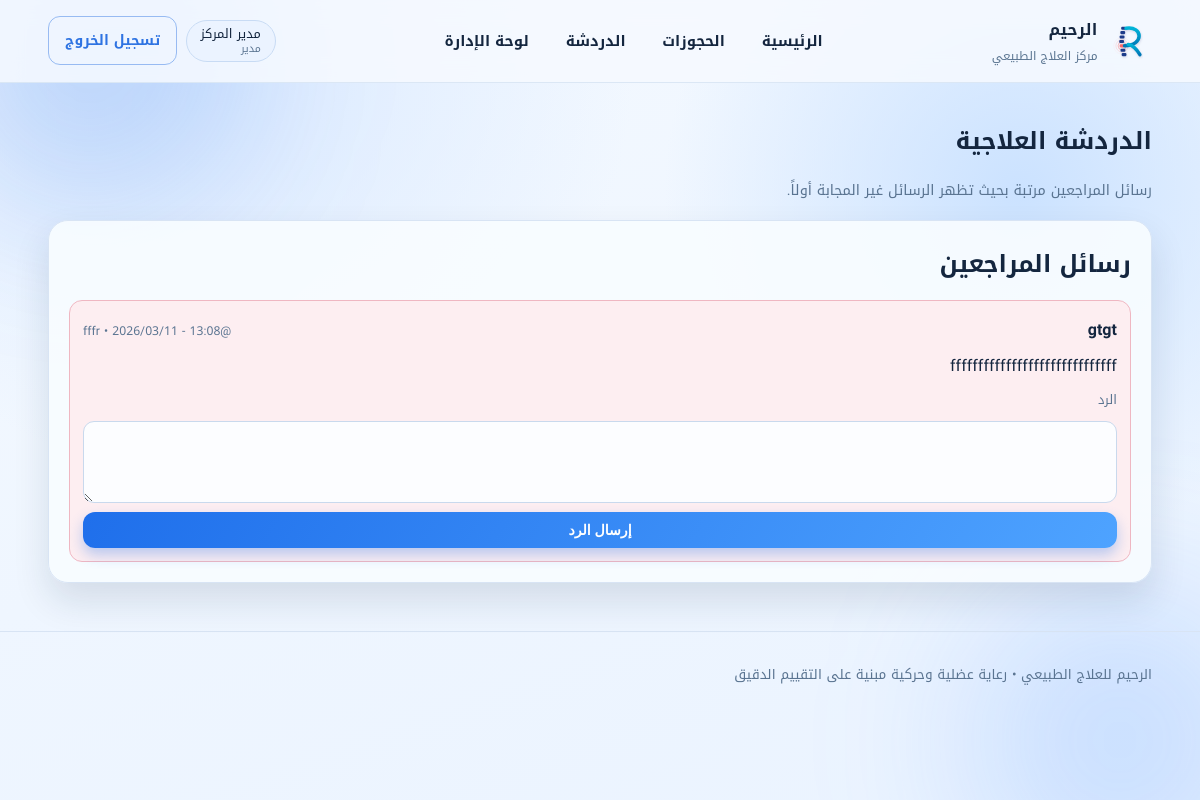
The page /chat (signed in) on the database its author committed.
### tables this page shows
CREATE TABLE users (
            id INTEGER PRIMARY KEY AUTOINCREMENT,
            full_name TEXT NOT NULL,
            username TEXT NOT NULL UNIQUE,
            password_hash TEXT NOT NULL,
            role TEXT NOT NULL CHECK (role IN ('patient', 'admin')),
            created_at TEXT NOT NULL
        );

CREATE TABLE messages (
            id INTEGER PRIMARY KEY AUTOINCREMENT,
            user_id INTEGER NOT NULL,
            body TEXT NOT NULL,
            response TEXT,
            status TEXT NOT NULL DEFAULT 'pending' CHECK (status IN ('pending', 'answered')),
            created_at TEXT NOT NULL,
            responded_at TEXT,
            responded_by INTEGER,
            FOREIGN KEY (user_id) REFERENCES users(id),
            FOREIGN KEY (responded_by) REFERENCES users(id)
        );

### app.py (the view, shortened to what this page needs)
@app.route("/chat", methods=["GET", "POST"])
@login_required
def chat():
    db = get_db()
    if current_user.role == "admin":
        messages = db.execute(
            """
            SELECT
                m.id,
                m.body,
                m.response,
                m.status,
                m.created_at,
                m.responded_at,
                u.full_name,
                u.username
            FROM messages m
            JOIN users u ON u.id = m.user_id
            ORDER BY
                CASE WHEN m.status = 'pending' THEN 0 ELSE 1 END,
                m.created_at DESC
            """
        ).fetchall()
        return render_template("chat.html", messages=messages, has_pending=False)

### app.py (called while the page is built)
@login_manager.user_loader
def load_user(user_id: str) -> User | None:
    return User.get(user_id)

def get_db() -> sqlite3.Connection:
    if "db" not in g:
        g.db = sqlite3.connect(DB_PATH)
        g.db.row_factory = sqlite3.Row
    return g.db

@app.template_filter("dt_ar")
def dt_ar_filter(value: str) -> str:
    if not value:
        return "-"
    try:
        dt = datetime.fromisoformat(value)
        return dt.strftime("%Y/%m/%d - %H:%M")
    except ValueError:
        return value

    @staticmethod
    def from_row(row: sqlite3.Row) -> "User":
        return User(
            user_id=row["id"],
            full_name=row["full_name"],
            username=row["username"],
            role=row["role"],
        )

    @staticmethod
    def get(user_id: str) -> "User | None":
        db = get_db()
        row = db.execute(
            "SELECT id, full_name, username, role FROM users WHERE id = ?",
            (user_id,),
        ).fetchone()
        return User.from_row(row) if row else None

### templates/chat.html (shortened to what this page needs)
{% extends "base.html" %}
{% block content %}
<section class="section-head" data-reveal>
  <h1>الدردشة العلاجية</h1>
  {% if current_user.role == 'admin' %}
  <p>رسائل المراجعين مرتبة بحيث تظهر الرسائل غير المجابة أولاً.</p>
  {% else %}
  <p>يمكنك إرسال رسالة واحدة فقط حتى يصلك الرد من الإدارة.</p>
  {% endif %}
</section>
{% if current_user.role == 'admin' %}
<section class="panel" data-reveal>
  <h2>رسائل المراجعين</h2>
  {% if messages %}
  <div class="messages-admin">
    {% for msg in messages %}
    <article class="message-admin-card {{ 'pending' if msg.status == 'pending' else 'answered' }}">
      <header>
        <strong>{{ msg.full_name }}</strong>
        <small>@{{ msg.username }} • {{ msg.created_at|dt_ar }}</small>
      </header>
      <p class="message-body">{{ msg.body }}</p>
      {% if msg.status == 'pending' %}
      <form method="post" action="{{ url_for('respond_message', message_id=msg.id) }}">
        <label for="response-{{ msg.id }}">الرد</label>
        <textarea id="response-{{ msg.id }}" name="response" rows="2" required></textarea>
        <button class="btn" type="submit">إرسال الرد</button>
      </form>
      {% else %}
      <div class="answer-box">
        <h4>رد الإدارة</h4>
        <p>{{ msg.response }}</p>
        <small>{{ msg.responded_at|dt_ar }}</small>
      </div>
      {% endif %}
    </article>
    {% endfor %}
  </div>
  {% else %}
  <p class="empty-state">لا توجد رسائل حالياً.</p>
  {% endif %}
</section>
{% endif %}
{% endblock %}

### templates/base.html (shortened to what this page needs)
<!doctype html>
<html lang="ar" dir="rtl">
  <head>
    <link rel="stylesheet" href="{{ url_for('static', filename='css/style.css') }}" />
  </head>
  <body>
    <div class="bg-orb bg-orb-a" aria-hidden="true"></div>
    <div class="bg-orb bg-orb-b" aria-hidden="true"></div>
    <header class="site-header">
      <div class="container nav-wrap">
        <a href="{{ url_for('home') }}" class="brand">
          <img src="{{ url_for('static', filename='images/r-logo.svg') }}" alt="شعار الرحيم بشكل جسم إنسان وعمود فقري" class="brand-logo" />
          <div>
            <strong>الرحيم</strong>
            <span>مركز العلاج الطبيعي</span>
          </div>
        </a>
        <nav class="site-nav">
          <a href="{{ url_for('home') }}">الرئيسية</a>
          {% if current_user.is_authenticated %}
          <a href="{{ url_for('reservations') }}">الحجوزات</a>
          <a href="{{ url_for('chat') }}">الدردشة</a>
          {% if current_user.role == 'admin' %}
          <a href="{{ url_for('admin_dashboard') }}">لوحة الإدارة</a>
          {% endif %}
          {% endif %}
        </nav>
        <div class="account-zone">
          {% if current_user.is_authenticated %}
          <span class="account-pill">
            {{ current_user.full_name }}
            <small>{{ 'مدير' if current_user.role == 'admin' else 'مراجع' }}</small>
          </span>
          <a class="btn ghost" href="{{ url_for('logout') }}">تسجيل الخروج</a>
          {% else %}
          <a class="btn ghost" href="{{ url_for('register') }}">حساب جديد</a>
          <a class="btn" href="{{ url_for('login') }}">دخول</a>
          {% endif %}
        </div>
      </div>
    </header>
    <main class="container page-content">
      {% block content %}{% endblock %}
    </main>
    <footer class="site-footer">
      <div class="container">
        <p>الرحيم للعلاج الطبيعي • رعاية عضلية وحركية مبنية على التقييم الدقيق</p>
      </div>
    </footer>
  </body>
</html>

### static/css/style.css (style rules this page uses)
:root { --bg: #edf4ff; --paper: #f8fbff; --text: #14263f; --muted: #5a7491; --primary: #1f6feb; --primary-dark: #184da8; --accent: #2e73e2; --line: #d8e4f4; --good: #1f6feb; --warn: #2f75d6; --danger: #b33a4c; --shadow: 0 18px 36px rgba(20, 38, 63, 0.12); --radius: 18px; }
* { box-sizing: border-box; }
html, body { margin: 0; padding: 0; }
body { font-family: "Noto Kufi Arabic", "Changa", sans-serif; color: var(--text); background: radial-gradient(circle at 18% 8%, #dbeaff 0%, rgba(219, 234, 255, 0) 34%), radial-gradient(circle at 85% 24%, #cbe2ff 0%, rgba(203, 226, 255, 0) 30%), linear-gradient(160deg, #f4f9ff 0%, #eaf3ff 100%); min-height: 100vh; }
.bg-orb { position: fixed; width: 300px; height: 300px; border-radius: 50%; filter: blur(80px); z-index: -2; pointer-events: none; }
.bg-orb-a { background: rgba(31, 111, 235, 0.2); top: -90px; left: -60px; }
.bg-orb-b { background: rgba(67, 140, 255, 0.2); bottom: -90px; right: -70px; }
.container { width: min(1140px, 92vw); margin: 0 auto; }
.site-header { position: sticky; top: 0; z-index: 30; backdrop-filter: blur(12px); background: rgba(246, 250, 255, 0.86); border-bottom: 1px solid rgba(216, 228, 244, 0.85); }
.nav-wrap { display: flex; align-items: center; justify-content: space-between; gap: 1rem; padding: 0.9rem 0; }
.brand { display: inline-flex; align-items: center; gap: 0.65rem; color: var(--text); text-decoration: none; }
.brand-logo { width: 44px; height: 44px; }
.brand strong { display: block; font-size: 1rem; letter-spacing: 0.2px; }
.brand span { display: block; color: var(--muted); font-size: 0.75rem; }
.site-nav { display: inline-flex; align-items: center; gap: 0.9rem; }
.site-nav a { text-decoration: none; color: var(--text); font-weight: 600; font-size: 0.92rem; padding: 0.45rem 0.7rem; border-radius: 10px; transition: background-color 0.2s ease, color 0.2s ease; }
.account-zone { display: inline-flex; align-items: center; gap: 0.55rem; }
.account-pill { background: #ebf3ff; border: 1px solid #c8dbf4; border-radius: 999px; padding: 0.35rem 0.85rem; font-size: 0.8rem; display: inline-flex; flex-direction: column; line-height: 1.25; }
.account-pill small { color: var(--muted); }
.page-content { padding: 2rem 0 3rem; }
.site-footer { border-top: 1px solid var(--line); padding: 1rem 0 1.4rem; color: var(--muted); font-size: 0.85rem; }
.btn { display: inline-flex; align-items: center; justify-content: center; border: none; background: linear-gradient(120deg, var(--primary), #4ea3ff); color: #fff; text-decoration: none; border-radius: 12px; padding: 0.63rem 1rem; font-size: 0.88rem; font-weight: 700; cursor: pointer; transition: transform 0.2s ease, box-shadow 0.2s ease, opacity 0.2s ease; box-shadow: 0 7px 14px rgba(31, 111, 235, 0.3); }
.btn.ghost { background: transparent; color: var(--accent); border: 1px solid rgba(46, 115, 226, 0.45); box-shadow: none; }
.flow, .services, .muscle-lab, .quick-slots, .panel { background: rgba(248, 252, 255, 0.92); border: 1px solid var(--line); border-radius: calc(var(--radius) + 2px); box-shadow: var(--shadow); padding: 1.25rem; margin-top: 1rem; }
.flow h2, .services h2, .muscle-lab h2, .quick-slots h2, .panel h2, .section-head h1 { margin: 0 0 0.8rem; }
.section-head { margin: 0.2rem 0 1rem; }
.section-head p { margin: 0; color: var(--muted); font-size: 0.9rem; }
.panel form { display: grid; gap: 0.55rem; }
label { font-size: 0.8rem; color: var(--muted); }
input, textarea, select { width: 100%; border: 1px solid #c9d9ed; border-radius: 11px; padding: 0.58rem 0.68rem; font: inherit; background: #fcfdff; }
textarea { resize: vertical; }
.messages-admin { display: grid; gap: 0.8rem; }
.message-admin-card { border-radius: 13px; border: 1px solid #d1e0f2; padding: 0.82rem; background: #f7fbff; }
.message-admin-card.pending { border-color: #efb7c2; background: #fdeef1; }
.message-admin-card header { display: flex; align-items: baseline; justify-content: space-between; gap: 0.5rem; }
.message-admin-card header small { color: var(--muted); font-size: 0.76rem; }
.message-body { margin: 0.45rem 0; line-height: 1.8; }
[data-reveal] { opacity: 0; transform: translateY(20px); transition: transform 0.55s ease, opacity 0.55s ease; }
[data-reveal].visible { opacity: 1; transform: translateY(0); }

### rows shown on the page
users: full_name "مدير المركز", role "مدير"
messages: full_name "gtgt", username "fffr", created_at|dt_ar "2026/03/11 - 13:08", body "ffffffffffffffffffffffffffffff"
